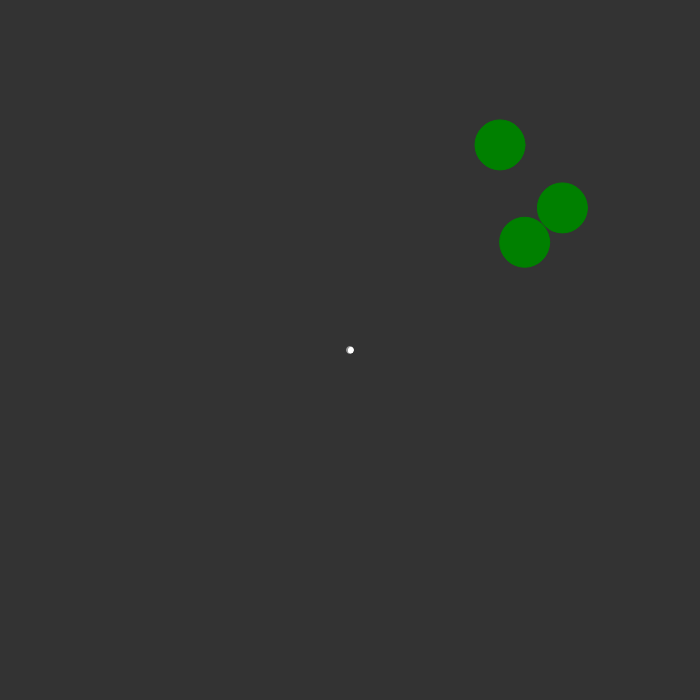
Frame 1 (no input)
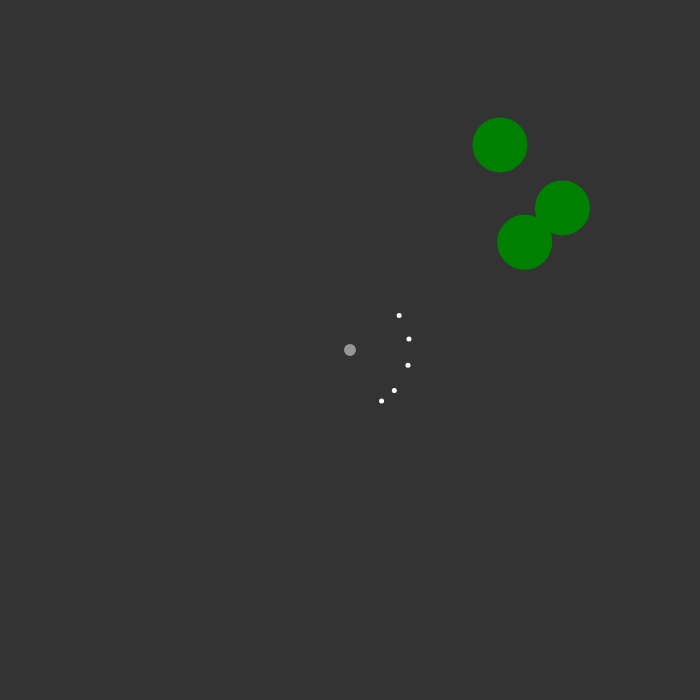
Frame 60 (no input)
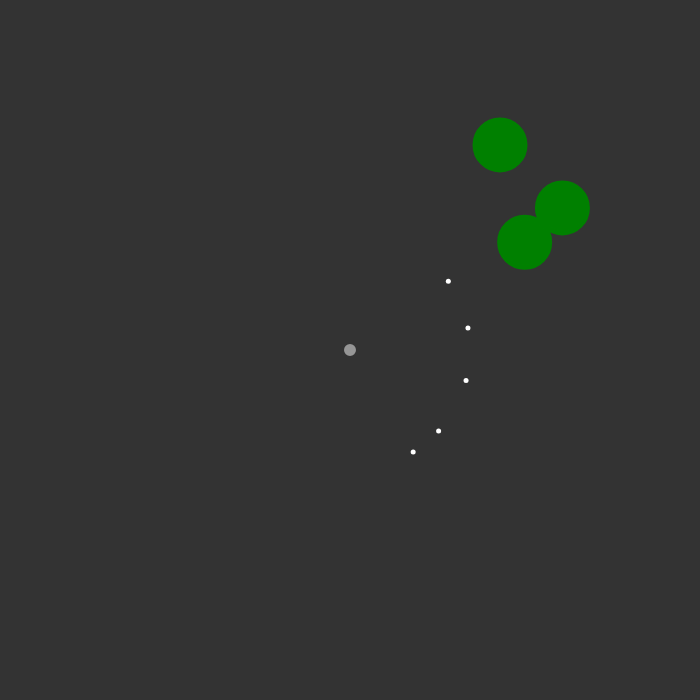
Frame 120 (the mouse pressed at the canvas centre since frame 60)

The p5.js sketch that drew these frames (run headless with seeded random() and noise() and a simulated clock; from frame 60 on, the mouse is pressed at the canvas centre):

// p5.js sketch
// ── sketch.js
const WIDTH = 700
const HEIGHT = 700

let antCount = 5;
let antSpeed = 6

let foodCount = 3;

let ants = []
let lair = new Lair(WIDTH / 2, HEIGHT / 2, WIDTH / 100)
let foodSources = []

function setup() {
    createCanvas(WIDTH, HEIGHT)
    background(51)

    for (let i = 0; i < antCount; i++) {
        ants.push(new Ant(lair));
    }

    for (let i = 0; i < foodCount; i++) {
        foodSources.push(new FoodSource(random(WIDTH), random(HEIGHT), 50));
    }

}

function draw() {
    background(51)

    for (let i = 0; i < ants.length; i++) {

        if (!ants[i].hasFood) {
            for (let j = 0; j < foodSources.length; j++) {
                // check for collisions between foodSources and ants
                let fD = dist(ants[i].pos.x, ants[i].pos.y, foodSources[j].x, foodSources[j].y);

                // now see if distance between two is less than sum of two radius'
                if (fD < ants[i].r + foodSources[j].capacity / 2) {
                    // deplete foodSource
                    foodSources[j].deplete();
                    // send ant home
                    ants[i].sendHome();
                    ants[i].hasFood = true;
                }

            }
        }
    }

    for (let i = 0; i < ants.length; i++) {
        if (ants[i].hasFood) {
            // check for collisions between lair and ants
            let lD = dist(ants[i].pos.x, ants[i].pos.y, lair.x, lair.y);

            // now see if distance between two is less than sum of two radius'
            if (lD < antSpeed) {
                ants[i].hasFood = false;
                lair.supplement();
                ants[i].setRandomDirection();
            }
        }
    }

    lair.show()

    foodSources.forEach(s => {
        if (s.capacity >= 5) {
            s.show();
        }
    })

    ants.forEach(a => {
        a.update();
        a.show();
    })

}
// ── ants.js
class Lair {
    constructor(x, y, r) {
        this.x = x;
        this.y = y;
        this.r = r;
    }

    show = () => {
        stroke(150)
        fill(150)
        ellipseMode(CENTER)
        circle(this.x, this.y, this.r)
    }

    supplement = () => {
        this.r = this.r + 5;
    }
}

class FoodSource {
    constructor(x, y, c) {
        this.x = x;
        this.y = y;
        this.capacity = c;
    }

    deplete = () => {
        this.capacity = this.capacity - 5;
    }

    show = () => {
        stroke(0, 128, 0)
        fill(0, 128, 0)
        ellipseMode(CENTER)
        circle(this.x, this.y, this.capacity)
    }
}

class Ant {

    constructor(lair, antSpeed) {
        this.pos = createVector(lair.x, lair.y);
        this.lair = lair.x, lair.y;

        this.target = createVector(lair.x, lair.y)
        this.maxSpeed = antSpeed
        this.maxForce = 1

        this.vel = p5.Vector.random2D().setMag(this.maxSpeed);
        this.acc = createVector();
        this.r = 5;

        this.hasFood = false;
    }
    wallCollide = () => {
        if (this.pos.x + this.r >= WIDTH) {
            this.pos.add(this.vel.mult(-1, 1));
            return true
        } else if (this.pos.x - this.r <= 0) {
            this.pos.add(this.vel.mult(-1, 1));
            return true
        } else if (this.pos.y + this.r >= HEIGHT) {
            this.pos.add(this.vel.mult(1, -1));
            return true
        } else if (this.pos.y - this.r <= 0) {
            this.pos.add(this.vel.mult(1, -1));
            return true
        } else {
            return false
        }
    }
    setRandomDirection = () => {
        this.vel = p5.Vector.random2D().setMag(this.maxSpeed);
    }
    sendHome = () => {
        console.log('sending home')

        // from vehicle.arrive()
        var desired = p5.Vector.sub(this.target, this.pos);
        var d = desired.mag();
        var speed = this.maxSpeed;
        if (d < 100) {
            speed = map(d, 0, 100, 0, this.maxSpeed);
        }
        this.vel = desired.setMag(this.maxSpeed)
        // desired.setMag(speed);
        // var steer = p5.Vector.sub(desired, this.vel);
        // steer.limit(this.maxforce);
        // this.applyForce(steer.mult(1));
        // unexpected behvaior: changes direction, but not towards home
    }
    applyForce = (f) => {
        this.acc.add(f);
    }
    update = () => {
        if (!this.wallCollide()) {
            this.pos.add(this.vel);
            this.vel.add(this.acc);
            this.acc.mult(0);
        }

        // random motion behavior
        // if (!this.hasFood) {
        //     this.vel = this.vel.add(p5.Vector.random2D());
        //     this.vel.setMag(this.maxSpeed)
        // }
    }
    show = () => {

        if (this.hasFood) {
            stroke(0, 128, 0)
        } else {
            stroke(255);
        }
        strokeWeight(this.r);
        point(this.pos.x, this.pos.y);
    }


}
